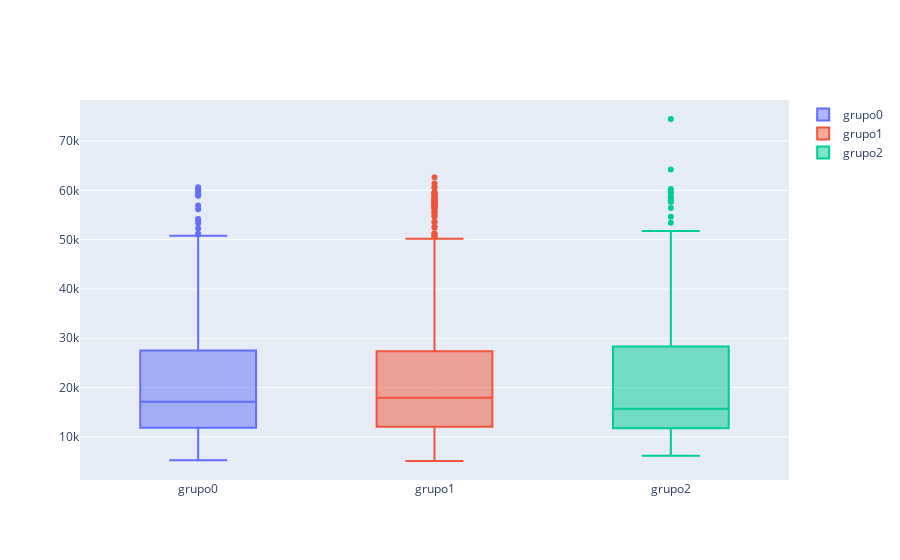

Notebook code for this chart:
### Code cell
# dict for the dataframes and their names
dfs = {"grupo0" : grupo0, "grupo1": grupo1, "grupo2" : grupo2}

# plot the data
fig = go.Figure()

for i in dfs:
    fig = fig.add_trace(go.Box(y = dfs[i]["Costo_Anual_Estudio"], 
                                   name = i))
fig.show()

### Figure 1 — Plotly figure (JSON) as saved in the notebook; plotly's stock layout.template omitted (floating-point values rounded to 4 significant figures; data arrays with more than 128 entries replaced by an {"elided": "..."} marker saying what was removed)
{"data": [{"name": "grupo0", "type": "box", "y": {"elided": "666 int values"}}, {"name": "grupo1", "type": "box", "y": {"elided": "1023 int values"}}, {"name": "grupo2", "type": "box", "y": {"elided": "403 int values"}}], "layout": {}}
